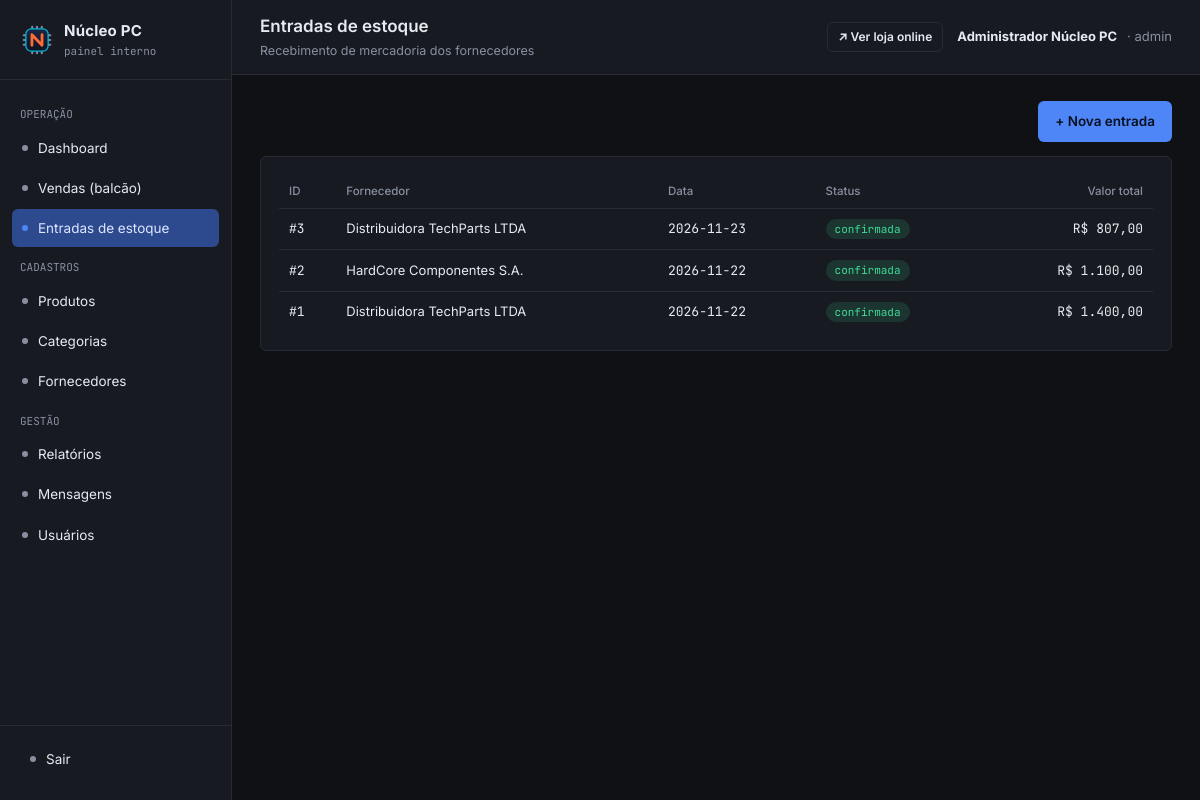
The app's page /admin/index.php?url=entrada/index (signed in) with its own data.
### tables this page shows
CREATE TABLE `entradas` (
  `id` int(11) NOT NULL,
  `fornecedor_id` int(11) NOT NULL,
  `usuario_id` int(11) NOT NULL,
  `data_entrada` date NOT NULL,
  `valor_total` decimal(10,2) NOT NULL DEFAULT 0.00,
  `status` enum('pendente','confirmada') NOT NULL DEFAULT 'confirmada',
  `criado_em` datetime DEFAULT current_timestamp()
);

CREATE TABLE `fornecedores` (
  `id` int(11) NOT NULL,
  `nome` varchar(150) NOT NULL,
  `cnpj` varchar(20) DEFAULT NULL,
  `telefone` varchar(20) DEFAULT NULL,
  `email` varchar(150) DEFAULT NULL,
  `cep` varchar(9) DEFAULT NULL,
  `endereco` varchar(200) DEFAULT NULL,
  `status` enum('ativo','inativo') NOT NULL DEFAULT 'ativo',
  `criado_em` datetime DEFAULT current_timestamp()
);

### admin/controllers/EntradaController.php (called while the page is built, shortened)
<?php
class EntradaController extends Controller
{
    public function index(): void
    {
        $entradaModel = $this->model('Entrada');
        $this->view('entradas/index', [
            'entradas' => $entradaModel->listarRecentes(20),
        ]);
    }
}

### admin/core/App.php (called while the page is built, shortened)
<?php
class App
{
    protected string $method = 'index';
    public function __construct()
    {
        $url = $this->parseUrl();
        if (!empty($url[0])) {
            $controllerName = ucfirst(strtolower($url[0])) . 'Controller';
            if (file_exists(__DIR__ . '/../controllers/' . $controllerName . '.php')) {
                unset($url[0]);
            }
        }
        $controllerObj = new $this->controller();
        if (!empty($url[1])) {
            if (is_callable([$controllerObj, $url[1]])) {
                $this->method = $url[1];
                unset($url[1]);
            }
        }
        $this->params = $url ? array_values($url) : [];
        call_user_func_array([$controllerObj, $this->method], $this->params);
    }
    private function parseUrl(): array
    {
        if (isset($_GET['url'])) {
            $url = rtrim($_GET['url'], '/');
            $url = filter_var($url, FILTER_SANITIZE_URL);
            return explode('/', $url);
        }
        return [];
    }
}

### admin/index.php (called while the page is built, shortened)
<?php
require_once __DIR__ . '/core/App.php';
new App();

### admin/models/Entrada.php (called while the page is built, shortened)
<?php
require_once __DIR__ . '/../config/Database.php';
class Entrada
{
    private PDO $db;
    public function __construct()
    {
        $this->db = Database::getConnection();
    }
    public function listarRecentes(int $limite = 10): array
    {
        $sql = 'SELECT e.*, f.nome AS fornecedor_nome
                FROM entradas e
                JOIN fornecedores f ON f.id = e.fornecedor_id
                ORDER BY e.id DESC LIMIT :limite';
        $stmt = $this->db->prepare($sql);
        $stmt->bindValue('limite', $limite, PDO::PARAM_INT);
        $stmt->execute();
        return $stmt->fetchAll();
    }
}

### admin/config/Database.php (called while the page is built, shortened)
<?php
class Database
{
    private static ?PDO $instance = null;
    public static function getConnection(): PDO
    {
        if (self::$instance === null) {
            $dsn = 'mysql:host=' . self::HOST . ';dbname=' . self::DBNAME . ';charset=' . self::CHARSET;
            try {
                self::$instance = new PDO($dsn, self::USER, self::PASS, [
                    PDO::ATTR_ERRMODE            => PDO::ERRMODE_EXCEPTION,
                    PDO::ATTR_DEFAULT_FETCH_MODE => PDO::FETCH_ASSOC,
                    PDO::ATTR_EMULATE_PREPARES   => false,
                ]);
            } catch (PDOException $e) {
                die('Erro de conexão com o banco de dados: ' . $e->getMessage());
            }
        }
        return self::$instance;
    }
}

### admin/views/entradas/index.php (the view, shortened to what this page needs)
<?php
require __DIR__ . '/../layout/header.php';
?>
<div style="display:flex; justify-content:flex-end; margin-bottom:14px;">
  <a href="index.php?url=entrada/nova" class="btn btn-primary">+ Nova entrada</a>
</div>
<div class="card">
  <table>
    <thead>
      <tr><th>ID</th><th>Fornecedor</th><th>Data</th><th>Status</th><th class="text-right">Valor total</th></tr>
    </thead>
    <tbody>
      <?php if (empty($entradas)): ?>
        <tr><td colspan="5" class="text-muted">Nenhuma entrada registrada.</td></tr>
      <?php else: foreach ($entradas as $e): ?>
        <tr>
          <td class="mono">#<?= $e['id'] ?></td>
          <td><?= htmlspecialchars($e['fornecedor_nome']) ?></td>
          <td class="mono"><?= $e['data_entrada'] ?></td>
          <td><span class="badge badge-ok"><?= $e['status'] ?></span></td>
          <td class="text-right mono">R$ <?= number_format($e['valor_total'], 2, ',', '.') ?></td>
        </tr>
      <?php endforeach; endif; ?>
    </tbody>
  </table>
</div>
<?php require __DIR__ . '/../layout/footer.php'; ?>

### admin/assets/css/admin.css (style rules this page uses)
:root { --bg: #0F1115; --panel: #171A21; --panel-2: #1D212B; --border: #262B35; --text: #E7EAF0; --muted: #8890A0; --accent: #4F86F7; --accent-dim: #2E4A8F; --warn: #F2A93B; --danger: #F1495B; --success: #3DDC97; --radius: 6px; --mono: 'JetBrains Mono', 'Consolas', monospace; --sans: 'Inter', 'Segoe UI', sans-serif; }
* { box-sizing: border-box; }
body { margin: 0; background: var(--bg); color: var(--text); font-family: var(--sans); font-size: 14px; line-height: 1.5; }
a { color: var(--accent); text-decoration: none; }
.card { background: var(--panel); border: 1px solid var(--border); border-radius: var(--radius); padding: 18px; }
table { width: 100%; border-collapse: collapse; font-size: 13px; }
thead th { text-align: left; color: var(--muted); font-weight: 500; font-size: 11.5px; padding: 8px 10px; border-bottom: 1px solid var(--border); }
tbody td { padding: 10px; border-bottom: 1px solid var(--border); }
tbody tr:last-child td { border-bottom: none; }
.mono { font-family: var(--mono); }
.text-right { text-align: right; }
.badge { display: inline-block; padding: 2px 9px; border-radius: 100px; font-size: 11px; font-family: var(--mono); }
.badge-ok { background: rgba(61,220,151,.14); color: var(--success); }
.btn { display: inline-flex; align-items: center; gap: 6px; padding: 9px 16px; border-radius: var(--radius); border: 1px solid transparent; font-size: 13.5px; font-weight: 600; cursor: pointer; font-family: var(--sans); }
.btn-primary { background: var(--accent); color: #06101F; }

### records on screen
entradas: id "3", fornecedor.nome "Distribuidora TechParts LTDA", data_entrada "2026-11-23", status "confirmada", valor_total "807,00"
entradas: id "2", fornecedor.nome "HardCore Componentes S.A.", data_entrada "2026-11-22", status "confirmada", valor_total "1.100,00"
entradas: id "1", fornecedor.nome "Distribuidora TechParts LTDA", data_entrada "2026-11-22", status "confirmada", valor_total "1.400,00"

### other values on screen
$tituloPagina "Entradas de estoque"
$subtituloPagina "Recebimento de mercadoria dos fornecedores"
$_SESSION['usuario_nome'] "Administrador Núcleo PC"
$_SESSION['usuario_tipo'] "admin"
